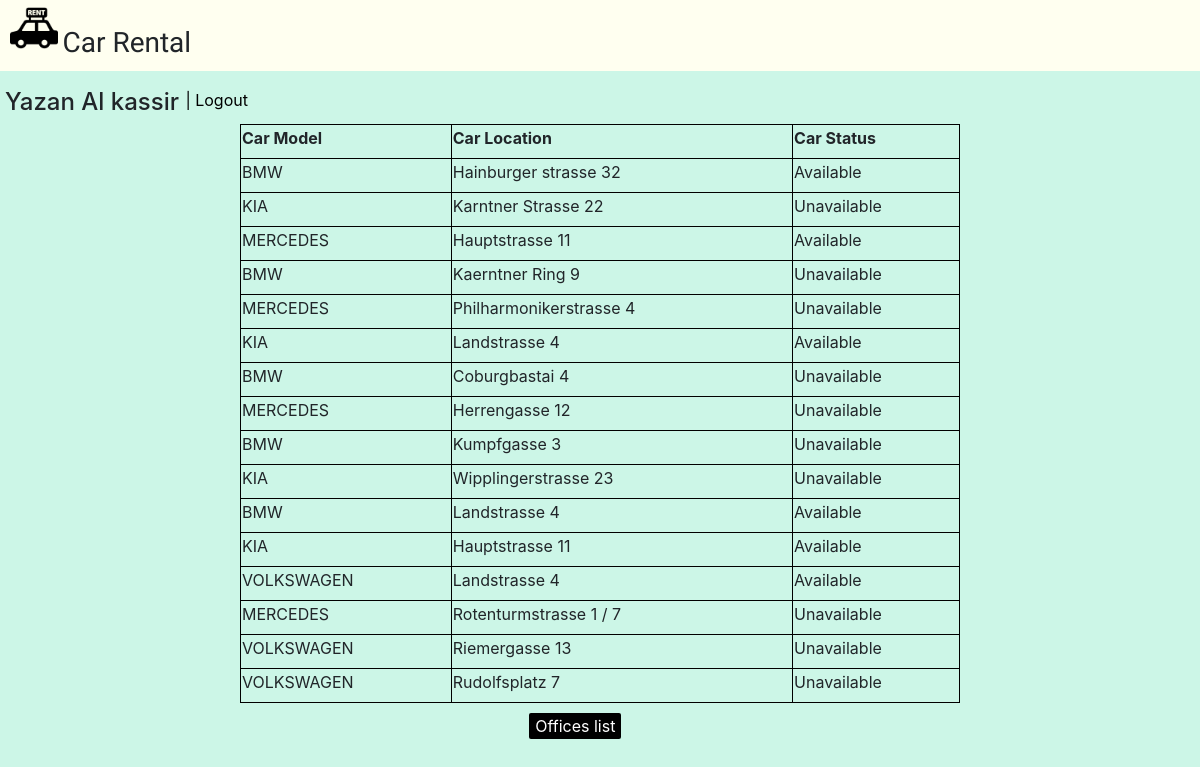
/cars_locations.php (signed in), run on the app's committed database.
### tables this page shows
CREATE TABLE `cars` (
  `car_id` int(11) NOT NULL,
  `car_type` varchar(255) NOT NULL,
  `car_price` int(11) NOT NULL,
  `location` varchar(255) DEFAULT NULL,
  `status` varchar(255) DEFAULT NULL,
  `fk_office_id` int(11) NOT NULL
);

### cars_locations.php (the view, shortened to what this page needs)
<!DOCTYPE html>
		<html>
			<head>
				<link rel="stylesheet" href="https://maxcdn.bootstrapcdn.com/bootstrap/4.0.0-alpha.6/css/bootstrap.min.css">
				<link rel="stylesheet" type="text/css" href="cars_locationStyle.css">
			</head>
			<body>
				 <header id="header">
					<img id="logo" src="car-rent-logo.png" alt="logo">
					<h3>Car Rental</h3>
					<div class="container-fluid row">
			    		<h4><?= $_SESSION['name'] .'&nbsp;' ?></h4>
						<a id="logout-btn" href="logout.php">| Logout</a>
					</div>
				</header>
			<table>
					<tr>
						<th>Car Model</th>
						<th>Car Location</th>
						<th>Car Status</th>
					</tr>
<?php
		$conn = mysqli_connect('localhost' , 'root' , '' , 'cr11_yazan_al_kassir_php_car_rental');
		$sql = "select * from cars";
		$result = mysqli_query($conn, $sql) or die("failed to query databases");
		while($row = mysqli_fetch_array($result, MYSQLI_ASSOC)) {
?>
					<tr>
						<td><?= $row['car_type']; ?></td>
						<td><?= $row['location']; ?></td>
						<td><?= $row['status']; ?></td>
					</tr>
<?php
	}
?>
	</table>
				<div class="col-lg-7 col-md-8 col-sm-8 col-8">
					<form action="office_list.php" method="post" accept-charset="utf-8">
						<input type="submit" name="" value="Offices list">
					</form>
				</div>
	</body>
</html>

### cars_locationStyle.css (style rules this page uses)
body { background-color: #ccf6e7; }
#header { padding-top: 1px; padding-bottom: 3px; margin-bottom: 30px; background-color: ivory; }
h3 { margin-top: 25px !important; vertical-align: top; font-family: 'Signika', sans-serif !important; }
h3 , #logo { display: inline-block; }
#logo { margin-top: 3px; margin-bottom: 1px; margin-left: 10px; width: 4%; max-width: 100%; height: auto !important; }
#header div { margin-top: 20px; float: right; margin-right: 10px; }
#logout-btn { color: black; text-decoration: none; }
table { margin: 0 auto; width: 60%; border: 1px solid black; }
th , td { border: 1px solid black; padding-bottom: 8px; }
input { margin-top: 10px; margin-right: 9.5%; margin-bottom: 10px; border-radius: 2px; border: 1px; background-color: black; color: white; float: right; }

### data on the page
cars: car_type "BMW", location "Hainburger strasse 32", status "Available"
cars: car_type "KIA", location "Karntner Strasse 22", status "Unavailable"
cars: car_type "MERCEDES", location "Hauptstrasse 11", status "Available"
cars: car_type "BMW", location "Kaerntner Ring 9", status "Unavailable"
cars: car_type "MERCEDES", location "Philharmonikerstrasse 4", status "Unavailable"
cars: car_type "KIA", location "Landstrasse 4", status "Available"
cars: car_type "BMW", location "Coburgbastai 4", status "Unavailable"
cars: car_type "MERCEDES", location "Herrengasse 12", status "Unavailable"
cars: car_type "BMW", location "Kumpfgasse 3", status "Unavailable"
cars: car_type "KIA", location "Wipplingerstrasse 23", status "Unavailable"
cars: car_type "BMW", location "Landstrasse 4", status "Available"
cars: car_type "KIA", location "Hauptstrasse 11", status "Available"
cars: car_type "VOLKSWAGEN", location "Landstrasse 4", status "Available"
cars: car_type "MERCEDES", location "Rotenturmstrasse 1 / 7", status "Unavailable"
cars: car_type "VOLKSWAGEN", location "Riemergasse 13", status "Unavailable"
cars: car_type "VOLKSWAGEN", location "Rudolfsplatz 7", status "Unavailable"

### other printed values
$_SESSION['name'] "Yazan Al kassir"
